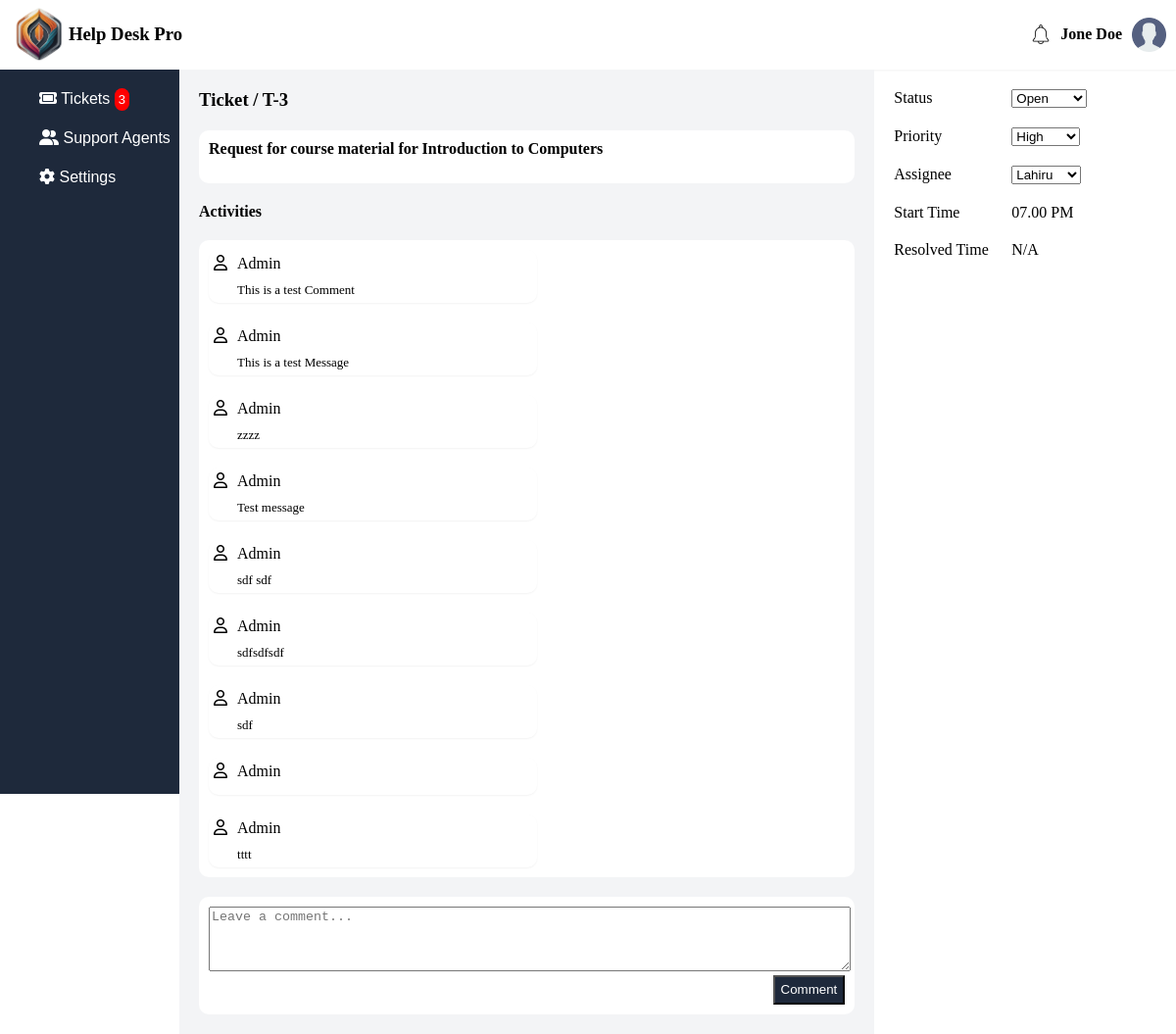
The app's page /admin/ticket-view.php?id=3 with its own data.
### tables this page shows
CREATE TABLE `ticket` (
  `ID` int(11) NOT NULL,
  `Title` varchar(255) DEFAULT NULL,
  `Status` varchar(150) DEFAULT NULL,
  `Category` varchar(255) DEFAULT NULL,
  `Priority` int(11) DEFAULT NULL,
  `SubmittedBy` int(11) DEFAULT NULL,
  `Deadline` date DEFAULT NULL,
  `CreatedDate` datetime DEFAULT NULL,
  `UpdatedDate` date DEFAULT NULL,
  `UserID` int(11) DEFAULT NULL,
  `ResolvedTime` datetime DEFAULT NULL,
  `FullName` varchar(255) DEFAULT NULL,
  `RegistrationNo` int(11) DEFAULT NULL,
  `ContactNo` varchar(255) DEFAULT NULL,
  `Faculty` int(11) DEFAULT NULL,
  `email` varchar(255) DEFAULT NULL,
  `subject` varchar(255) DEFAULT NULL,
  `message` varchar(255) DEFAULT NULL,
  `myfile` varchar(255) DEFAULT NULL,
  `User` varchar(255) DEFAULT NULL
);

CREATE TABLE `comment` (
  `ID` int(11) NOT NULL,
  `Message` varchar(255) NOT NULL,
  `UserID` int(11) NOT NULL,
  `TicketID` int(11) NOT NULL
);

CREATE TABLE `user` (
  `ID` int(11) NOT NULL,
  `FullName` varchar(255) NOT NULL,
  `Email` varchar(255) NOT NULL,
  `Password` varchar(255) NOT NULL,
  `Role` varchar(255) NOT NULL,
  `Contact` varchar(255) NOT NULL
);

### admin/ticket-view.php (the view, shortened to what this page needs)
<!DOCTYPE html>
<html lang="en">
<head>
    <link rel="stylesheet" href="./styles/main.css">
    <link rel="stylesheet" href="https://cdnjs.cloudflare.com/ajax/libs/font-awesome/6.5.2/css/all.min.css"
 />
</head>
<body>
    <header>
        <div class="header">
            <a href="/help_desk/admin">
                <div class="logo">
                    <img width="60" src="../img/logo.png" alt="">
                    <h3>Help Desk Pro</h3>
                </div>
            </a>
            <div class="profile">
                <img width="20" src="./img/icons/bell.png" alt="">
                <h4>Jone Doe</h4>
                <img width="35" src="../img/icons/user.png" alt="">
            </div>
        </div>
    </header>
    <div class="main-layout">
        <?php include("side-bar.php") ?>
        <div class="d-flex w-full">
            <div class="outlet">
                <h3 class="margin-0">Ticket / T-<?php echo $_GET['id'] ?></h3>
                <?php
                        $id = $_GET['id'];
                        $sql = "SELECT * FROM Ticket WHERE ID = {$id}";
                        $r = $conn->query($sql);
                        $d = $r->fetch_assoc();
                ?>
                <div class="box">
                    <h4 class="margin-0"><?php echo $d['Title']; ?></h4>
                </div>
                <h4 class="margin-0">Activities</h4>
                <div class="box column gap-20">
                <?php
                    $sql = "SELECT * FROM Comment WHERE TicketID = {$id}";
                    $results = $conn->query($sql);
                    if($results->num_rows > 0) {
                        while($row = $results->fetch_assoc()) {
                            $user_query = "SELECT * FROM User WHERE ID = {$row['UserID']}";
                            $r = $conn->query($user_query);
                            $user = $r->fetch_assoc();
                            echo "
                            <div class='ticket'>
                                <div class='d-flex gap-10'>
                                    <i class='fa-regular fa-user'></i>
                                    <div class='column gap-10'>
                                        <p class='margin-0'>{$user['FullName']}</p>
                                        <p class='margin-0 text-small'>{$row['Message']}</h4>
                                    </div>
                                </div>
                            </div>
                            ";
                        }
                    } else {
                        echo "<h5>No result Found </h5>";
                    }
                ?>
                </div>
                <div class="box">
                    <form name="commentForm" method="POST" action="/help_desk/admin/add-comment.php" onsubmit="return validateCommentForm()">
                        <textarea id="comment" name="comment" rows="4" cols="50" placeholder="Leave a comment..." require></textarea>
                        <div class="d-flex flex-reverse w-full">
                            <button class="comment-btn">Comment</button>
                        </div>
                    </form>
                </div>
            </div>
            <aside class="ticket-options">
                <form id="ticket-view-form" method="POST" action="/help_desk/admin/update-ticket.php">
                <div class="column gap-20">
                    <div class="d-flex">
                        <div class="form-label"><label>Status</label></div>
                        <select name="Status" id="status">
                            <option value="Open" <?php if($d['Status'] == "Open") echo "selected" ?>>Open</option>
                        </select>
                    </div>
                    <div class="d-flex">
                        <div class="form-label"><label for="priority">Priority</label></div>
                        <select name="Priority" id="priority">
                            <option value="3" <?php if($d['Priority'] == "3") echo "selected" ?>>High</option>
                        </select>
                    </div>
                    <div class="d-flex">
                        <div class="form-label"><label for="assignee">Assignee</label></div>
                        <select name="Assignee" id="assignee">
                            <option value="0012">Lahiru</option>
                        </select>
                    </div>
                    <div class="d-flex">
                        <div class="form-label"><label for="start-time">Start Time</label></div>
                        <p id="start-time" class="margin-0">07.00 PM</p>
                    </div>
                    <div class="d-flex">
                        <div class="form-label"><label for="start-time">Resolved Time</label></div>
                        <p id="start-time" class="margin-0">N/A</p>
                    </div>
                </div>
            </aside>
        </div>
    </div>
</body>
</html>

### admin/styles/main.css (style rules this page uses)
body { margin: 0px; }
header { padding: 5px 10px; box-shadow: 0 1px 2px 0 rgb(0 0 0 / 0.05); }
.logo { display: flex; }
.header { display: flex; justify-items: center; align-items: center; justify-content: space-between; }
.profile { display: flex; gap: 10px; justify-items: center; align-items: center; }
a { color: black; text-decoration: none; }
.gap-10 { gap: 10px }
.gap-20 { gap: 20px }
.text-small { font-size: small; }
.outlet { width: 100%; background-color: #f3f4f6; padding: 20px; display: flex; flex-direction: column; gap: 20px; }
.main-layout { display: flex; }
.d-flex { display: flex; }
.box { padding: 10px; background: white; border-radius: 10px; }
.margin-0 { margin: 0; }
.column { display: flex; flex-direction: column; }
.ticket { cursor: pointer; padding: 5px; border-radius: 10px; max-width: 50%; box-shadow: 0 1px 2px 0 rgb(0 0 0 / 0.05); }
.w-full { width: 100%; }
.ticket-options { padding: 20px; width: 40%; }
.form-label { width: 120px; }
#comment { width: 100%; }
.flex-reverse { flex-direction: row-reverse; }
.comment-btn { cursor: pointer; background-color: #1e293b; color: white; height: 30px; }

### records on screen
ticket: Title "Request for course material for Introduction to Computers", Priority "High"
comment: UserID.FullName "Admin", Message "This is a test Comment"
comment: UserID.FullName "Admin", Message "This is a test Message"
comment: UserID.FullName "Admin", Message "zzzz"
comment: UserID.FullName "Admin", Message "Test message"
comment: UserID.FullName "Admin", Message "sdf sdf"
comment: UserID.FullName "Admin", Message "sdfsdfsdf"
comment: UserID.FullName "Admin", Message "sdf"
comment: UserID.FullName "Admin"
comment: UserID.FullName "Admin", Message "tttt"

### other values on screen
$d['count'] "3"
$_GET['id'] "3"
